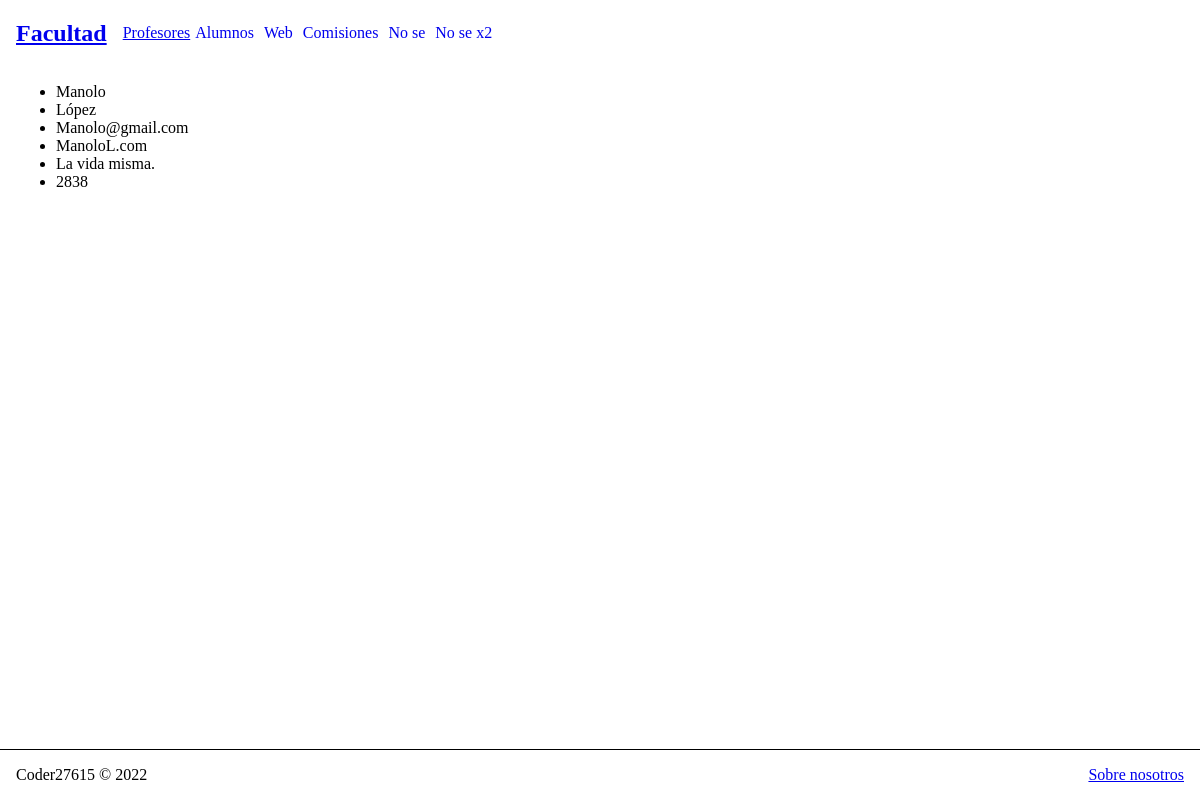
The page /usuarios/profesor/1 on the database as committed earlier.
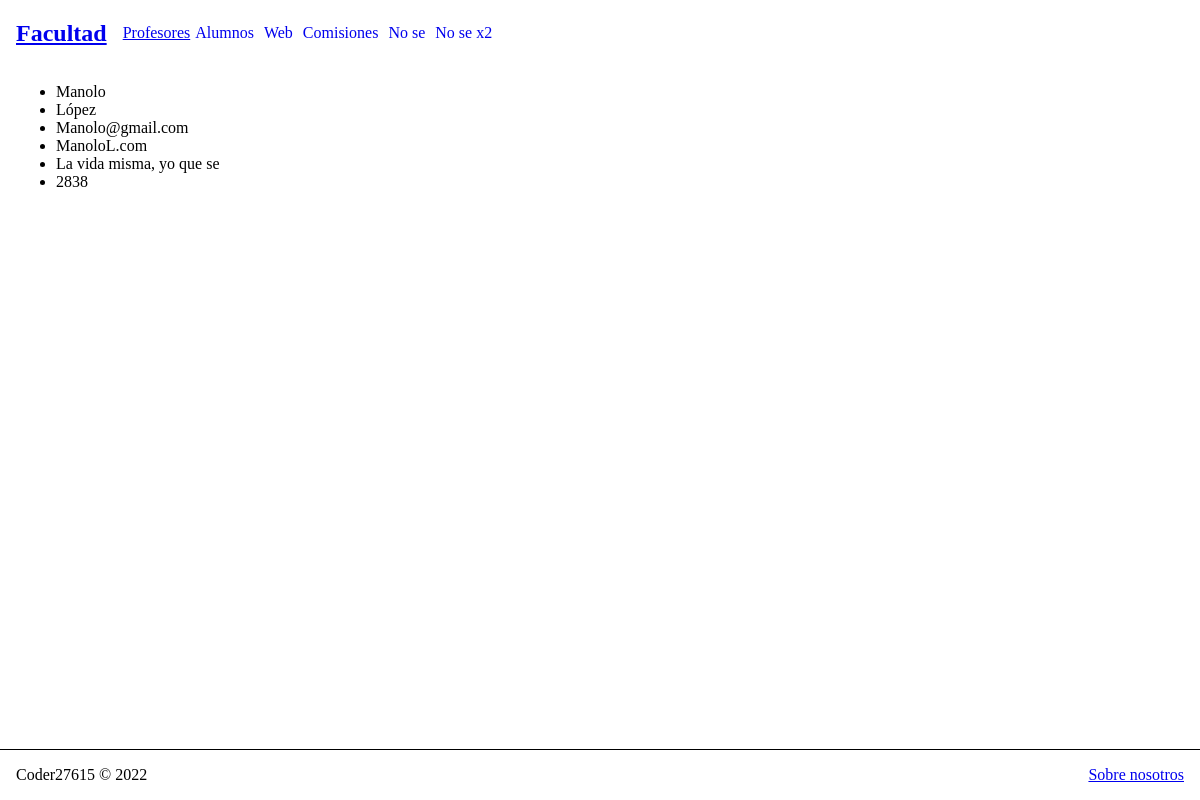
The same page on the database as committed later.
### usuarios/models.py (models this page shows, shortened)
class Profesor(models.Model):
    nombre = models.CharField(max_length=200)
    apellido = models.CharField(max_length=200)
    email = models.EmailField()
    web = models.CharField(max_length=200)
    descripcion = models.TextField()
    comision = models.IntegerField()

### usuarios/views.py (the view)
# urls.py: path("profesor/<id>", views.ver_profesor, name="VerProfesor"),
def ver_profesor(request, id):
    profe = Profesor.objects.get(id=id)
    return render(request, "usuarios/ver_profesor.html", {"profesor": profe})

### usuarios/templates/usuarios/ver_profesor.html
{% extends 'index.html' %}
{% block contenido %}
<ul>
    <li>{{ profesor.nombre }}</li>
    <li>{{ profesor.apellido }}</li>
    <li>{{ profesor.email }}</li>
    <li>{{ profesor.web }}</li>
    <li>{{ profesor.descripcion }}</li>
    <li>{{ profesor.comision }}</li>
</ul>
{% endblock contenido %}

### usuarios/templates/index.html (shortened to what this page needs)
{% load static %}
<!DOCTYPE html>
<html lang="en">
<head>
</head>
<body style="margin: 0;">
    <div style="display: flex; flex-direction: column; min-height: 100vh;">
        <div style="flex-grow: 1; padding-inline: 1rem;">
            <nav style="display: flex; flex-direction: row; align-items: center; justify-content: space-between;">
                <div style="display: flex; flex-direction: row; align-items: center;">
                    <h2 style="margin-right: 1rem;">
                        <a href="{% url 'Inicio' %}">Facultad</a>
                    </h2>
                    <a href="{% url 'Profesores' %} style="text-decoration: none; margin-inline: 5px;>Profesores</a>
                    <a href="#" style="text-decoration: none; margin-inline: 5px;">Alumnos</a>
                    <a href="#" style="text-decoration: none; margin-inline: 5px;">Web</a>
                    <a href="#" style="text-decoration: none; margin-inline: 5px;">Comisiones</a>
                    <a href="#" style="text-decoration: none; margin-inline: 5px;">No se</a>
                    <a href="#" style="text-decoration: none; margin-inline: 5px;">No se x2</a>
                </div>
            </nav>
            <div>
                {% block contenido %}{% endblock contenido %}
            </div>
        </div>
        <div style="flex-wrap: wrap; border-top: 1px solid black; padding-inline: 1rem;">
            <footer style="display: flex; justify-content: space-between;">
                <p>
                    Coder27615 © 2022
                </p>
                <p>
                    <a href="#">Sobre nosotros</a>
                </p>
            </footer>
        </div>
    </div>
</body>
</html>

Rows that differ between the two databases and show on the page:
changed Profesor "Manolo": descripcion "La vida misma." → "La vida misma, yo que se"
